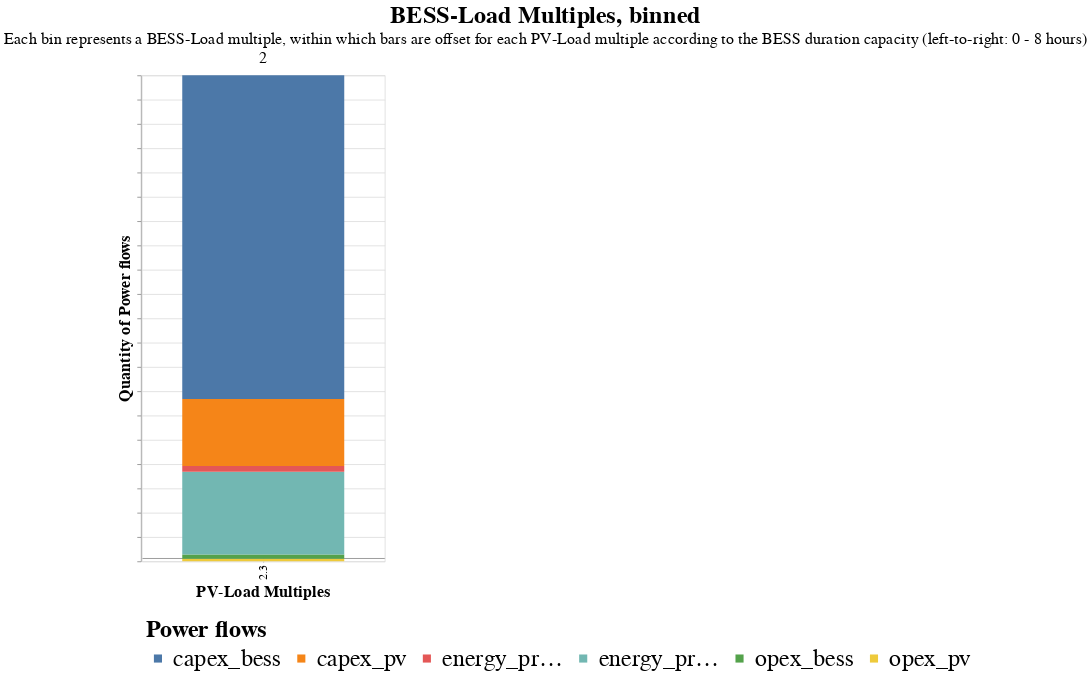

Notebook code cell kept with this figure:
### Code cell
# Select only the columns of interest
columns_of_interest = ['PV_Load_M', 'BESS_Load_M', 'T_BESS', 'capex_pv', 'capex_bess', 'opex_pv', 'opex_bess', 'energy_procurement_costs_load', 'energy_procurement_costs_bess']
subset_data = results_econ[columns_of_interest]

# Melt the DataFrame to long format
melted_data = subset_data.melt(id_vars=['PV_Load_M', 'BESS_Load_M', 'T_BESS'], var_name='source', value_name='value')

# Plot stacked bar chart
quant= alt.Chart(
    melted_data,
    title= alt.TitleParams(
        text= 'BESS-Load Multiples, binned',
        subtitle= 'Each bin represents a BESS-Load multiple, within which bars are offset for each PV-Load multiple according to the BESS duration capacity (left-to-right: 0 - 8 hours)',
        anchor= 'middle',
        fontSize= 30,
        subtitleFontSize= 20
    )
).mark_bar().encode(
    x=alt.X('PV_Load_M:O', title='PV-Load Multiples', axis=alt.Axis(offset= -5)),
    #x2=alt.X2('PV_Load_M:O', title='PV-Load Multiple'),# axis=alt.Axis(offset=-5)),
    #x=alt.X('T_BESS:N', title= 'BESS Duration', axis= alt.Axis(offset= -5)),
    xOffset= 'T_BESS:N',
    y=alt.Y('sum(value):Q', title='Quantity of Power flows', axis= alt.Axis(labels= False)).stack('normalize'),
    color=alt.Color('source:N', legend= alt.Legend(title= 'Power flows')),
    column= alt.Column('BESS_Load_M:N', title= '', header= alt.Header(labelFontSize= 20)),
    tooltip=['PV_Load_M', 'BESS_Load_M', 'T_BESS', 'source', 'value'],
    #size= alt.Size('T_BESS:Q').scale(domain= (-0.1, 2)),
    
).properties(
    width=300,
    height=600
).configure_axis(
    labelFontSize= 15,
    titleFontSize= 20,
).configure_legend(
    labelFontSize= 30,
    titleFontSize= 30,
    orient= 'bottom',
    padding= 5
)
# num= alt.Chart(melted_data).mark_bar().encode(
#     x=alt.X('PV_Load_M:O', title='PV-Load Multiple', axis=alt.Axis(offset=-5)),
#     y=alt.Y('sum(value):Q', title='Quantity'),
#     color='source:N',
#     column= alt.Column('BESS_Load_M:N', title= 'BESS-Load Multiple, binned'),
#     tooltip=['PV_Load_M', 'BESS_Load_M', 'source', 'value'],
#     size= alt.Size('T_BESS:N').scale(domain= (-0.1, 2))
# ).properties(
#     width=300,
#     height=600
# )

quant

### Figure 1 — Vega-Lite specification as saved in the notebook (floating-point values rounded to 4 significant figures)
{"config": {"view": {"continuousWidth": 300, "continuousHeight": 300}, "axis": {"labelFontSize": 15, "titleFontSize": 20}, "legend": {"labelFontSize": 30, "orient": "bottom", "padding": 5, "titleFontSize": 30}}, "data": {"name": "data-dbaedb31f5f9455bfc031e0232f1fe4b"}, "mark": {"type": "bar"}, "encoding": {"color": {"field": "source", "legend": {"title": "Power flows"}, "type": "nominal"}, "column": {"field": "BESS_Load_M", "header": {"labelFontSize": 20}, "title": "", "type": "nominal"}, "tooltip": [{"field": "PV_Load_M", "type": "quantitative"}, {"field": "BESS_Load_M", "type": "quantitative"}, {"field": "T_BESS", "type": "quantitative"}, {"field": "source", "type": "nominal"}, {"field": "value", "type": "quantitative"}], "x": {"axis": {"offset": -5}, "field": "PV_Load_M", "title": "PV-Load Multiples", "type": "ordinal"}, "xOffset": {"field": "T_BESS", "type": "nominal"}, "y": {"aggregate": "sum", "axis": {"labels": false}, "field": "value", "stack": "normalize", "title": "Quantity of Power flows", "type": "quantitative"}}, "height": 600, "title": {"text": "BESS-Load Multiples, binned", "anchor": "middle", "fontSize": 30, "subtitle": "Each bin represents a BESS-Load multiple, within which bars are offset for each PV-Load multiple according to the BESS duration capacity (left-to-right: 0 - 8 hours)", "subtitleFontSize": 20}, "width": 300, "$schema": "https://vega.github.io/schema/vega-lite/v5.8.0.json", "datasets": {"data-dbaedb31f5f9455bfc031e0232f1fe4b": [{"PV_Load_M": 2.3, "BESS_Load_M": 2.0, "T_BESS": 1.0, "source": "capex_pv", "value": 560000.0}, {"PV_Load_M": 2.3, "BESS_Load_M": 2.0, "T_BESS": 1.0, "source": "capex_bess", "value": 2700000.0}, {"PV_Load_M": 2.3, "BESS_Load_M": 2.0, "T_BESS": 1.0, "source": "opex_pv", "value": 21000.0}, {"PV_Load_M": 2.3, "BESS_Load_M": 2.0, "T_BESS": 1.0, "source": "opex_bess", "value": 36000.0}, {"PV_Load_M": 2.3, "BESS_Load_M": 2.0, "T_BESS": 1.0, "source": "energy_procurement_costs_load", "value": 691300.0}, {"PV_Load_M": 2.3, "BESS_Load_M": 2.0, "T_BESS": 1.0, "source": "energy_procurement_costs_bess", "value": 46960.0}]}}
